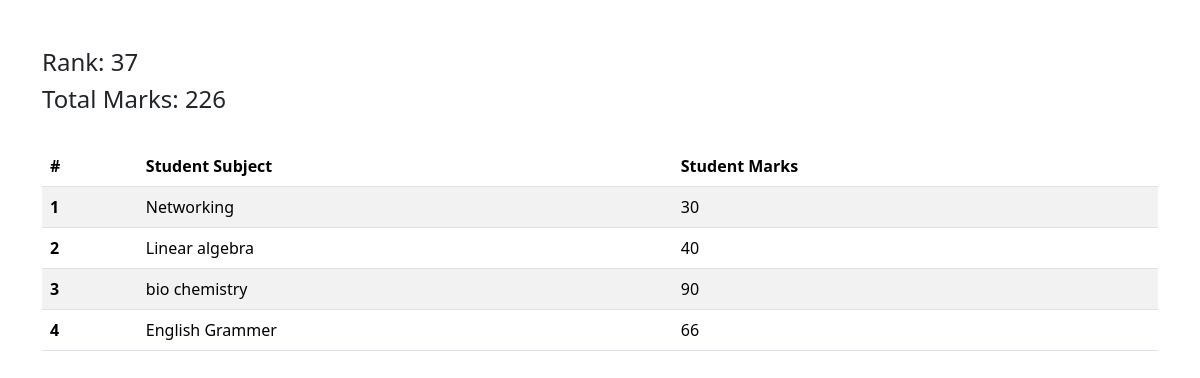
Screenshot of /marks/87 with the database file from the repository.
### Recipe/models.py (models this page shows, shortened)
class SubjectMarks(models.Model):
    student = models.ForeignKey(Student, on_delete=models.CASCADE , related_name= "marks")
    subject = models.ForeignKey(Subject, on_delete=models.CASCADE)
    marks = models.IntegerField()
    class Meta:
        unique_together = ['student', "subject"]

class Student(models.Model):
    department = models.ForeignKey(Department, on_delete=models.CASCADE, related_name="students")
    student_id = models.OneToOneField(StudentID, related_name="student", on_delete=models.CASCADE)
    student_name = models.CharField(max_length=20)
    student_email = models.EmailField(unique=True, null=True)
    student_address = models.TextField()
    student_age = models.IntegerField(default=18)
    class Meta:
        ordering = ['student_name']
        verbose_name = "student"

class ReportCard(models.Model):
    student = models.ForeignKey(Student, related_name="studentreportcard",  on_delete=models.CASCADE)
    student_rank = models.IntegerField()
    date_of_report_card_generation = models.DateField(auto_now_add=True)
    class Meta:
        unique_together = ['student_rank', 'date_of_report_card_generation']

class Subject(models.Model):
    subject_name = models.CharField(max_length=100)
    def __str__(self) -> str:
        return self.subject_name

### Recipe/views.py (the view)
# urls.py: path("marks/<int:id>", views.marks, name= "marks"),
def marks(request, id):
    submark_obj = SubjectMarks.objects.filter(student__student_id__student_id = id)
    total_marks = submark_obj.aggregate(total_marks = Sum("marks"))
    return render(request, "student/student_marks.html", {"submark_obj":submark_obj, "total_marks":total_marks})

### Recipe/templates/student/student_marks.html (shortened to what this page needs)
<!DOCTYPE html>
<html lang="en">
<head>
    <link href="https://cdn.jsdelivr.net/npm/bootstrap@5.3.3/dist/css/bootstrap.min.css" rel="stylesheet">
</head>
<body>
    <div class="container mt-5">
        <h4>Rank: {{submark_obj.first.student.studentreportcard.first.student_rank}}</h4>
        <h4>Total Marks: {{ total_marks.total_marks }}</h4>
        <br>
        <table class="table table-striped">
            <thead>
                <tr>
                    <th scope="col">#</th>
                    <th scope="col">Student Subject</th>
                    <th scope="col">Student Marks</th>
                </tr>
            </thead>
            <tbody>
                {% for student in submark_obj %}
                <tr>
                    <th scope="row">{{ forloop.counter }}</th>
                    <td>{{ student.subject }}</td>
                    <td>{{ student.marks }}</td>
                </tr>
                {% endfor %}
            </tbody>
        </table>
    </div>
</body>
</html>

### rows the page displays
SubjectMarks: first.student.studentreportcard.first.student_rank "37", subject "Networking", marks "30"
SubjectMarks: subject "Linear algebra", marks "40"
SubjectMarks: subject "bio chemistry", marks "90"
SubjectMarks: subject "English Grammer", marks "66"

### other values shown
{{ total_marks.total_marks }} "226"
